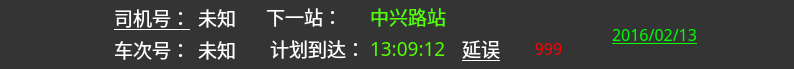
   <widget class="QFrame" name="frame_top">
    <property name="geometry">
     <rect>
      <x>2</x>
      <y>1</y>
      <width>794</width>
      <height>69</height>
     </rect>
    </property>
    <property name="palette">
     <palette>
      <active>
       <colorrole role="WindowText">
        <brush brushstyle="SolidPattern">
         <color alpha="255">
          <red>255</red>
          <green>255</green>
          <blue>255</blue>
         </color>
        </brush>
       </colorrole>
       <colorrole role="Button">
        <brush brushstyle="SolidPattern">
         <color alpha="255">
          <red>52</red>
          <green>52</green>
          <blue>52</blue>
         </color>
        </brush>
       </colorrole>
       <colorrole role="Light">
        <brush brushstyle="SolidPattern">
         <color alpha="255">
          <red>78</red>
          <green>78</green>
          <blue>78</blue>
         </color>
        </brush>
       </colorrole>
       <colorrole role="Midlight">
        <brush brushstyle="SolidPattern">
         <color alpha="255">
          <red>65</red>
          <green>65</green>
          <blue>65</blue>
         </color>
        </brush>
       </colorrole>
       <colorrole role="Dark">
        <brush brushstyle="SolidPattern">
         <color alpha="255">
          <red>26</red>
          <green>26</green>
          <blue>26</blue>
         </color>
        </brush>
       </colorrole>
       <colorrole role="Mid">
        <brush brushstyle="SolidPattern">
         <color alpha="255">
          <red>34</red>
          <green>34</green>
          <blue>34</blue>
         </color>
        </brush>
       </colorrole>
       <colorrole role="Text">
        <brush brushstyle="SolidPattern">
         <color alpha="255">
          <red>255</red>
          <green>255</green>
          <blue>255</blue>
         </color>
        </brush>
       </colorrole>
       <colorrole role="BrightText">
        <brush brushstyle="SolidPattern">
         <color alpha="255">
          <red>255</red>
          <green>255</green>
          <blue>255</blue>
         </color>
        </brush>
       </colorrole>
       <colorrole role="ButtonText">
        <brush brushstyle="SolidPattern">
         <color alpha="255">
          <red>255</red>
          <green>255</green>
          <blue>255</blue>
         </color>
        </brush>
       </colorrole>
       <colorrole role="Base">
        <brush brushstyle="SolidPattern">
         <color alpha="255">
          <red>0</red>
          <green>0</green>
          <blue>0</blue>
         </color>
        </brush>
       </colorrole>
       <colorrole role="Window">
        <brush brushstyle="SolidPattern">
         <color alpha="255">
          <red>52</red>
          <green>52</green>
          <blue>52</blue>
         </color>
        </brush>
       </colorrole>
       <colorrole role="Shadow">
        <brush brushstyle="SolidPattern">
         <color alpha="255">
          <red>0</red>
          <green>0</green>
          <blue>0</blue>
         </color>
        </brush>
       </colorrole>
       <colorrole role="AlternateBase">
        <brush brushstyle="SolidPattern">
         <color alpha="255">
          <red>26</red>
          <green>26</green>
          <blue>26</blue>
         </color>
        </brush>
       </colorrole>
       <colorrole role="ToolTipBase">
        <brush brushstyle="SolidPattern">
         <color alpha="255">
          <red>255</red>
          <green>255</green>
          <blue>220</blue>
         </color>
        </brush>
       </colorrole>
       <colorrole role="ToolTipText">
        <brush brushstyle="SolidPattern">
         <color alpha="255">
          <red>0</red>
          <green>0</green>
          <blue>0</blue>
         </color>
        </brush>
       </colorrole>
      </active>
      <inactive>
       <colorrole role="WindowText">
        <brush brushstyle="SolidPattern">
         <color alpha="255">
          <red>255</red>
          <green>255</green>
          <blue>255</blue>
         </color>
        </brush>
       </colorrole>
       <colorrole role="Button">
        <brush brushstyle="SolidPattern">
         <color alpha="255">
          <red>52</red>
          <green>52</green>
          <blue>52</blue>
         </color>
        </brush>
       </colorrole>
       <colorrole role="Light">
        <brush brushstyle="SolidPattern">
         <color alpha="255">
          <red>78</red>
          <green>78</green>
          <blue>78</blue>
         </color>
        </brush>
       </colorrole>
       <colorrole role="Midlight">
        <brush brushstyle="SolidPattern">
         <color alpha="255">
          <red>65</red>
          <green>65</green>
          <blue>65</blue>
         </color>
        </brush>
       </colorrole>
       <colorrole role="Dark">
        <brush brushstyle="SolidPattern">
         <color alpha="255">
          <red>26</red>
          <green>26</green>
          <blue>26</blue>
         </color>
        </brush>
       </colorrole>
       <colorrole role="Mid">
        <brush brushstyle="SolidPattern">
         <color alpha="255">
          <red>34</red>
          <green>34</green>
          <blue>34</blue>
         </color>
        </brush>
       </colorrole>
       <colorrole role="Text">
        <brush brushstyle="SolidPattern">
         <color alpha="255">
          <red>255</red>
          <green>255</green>
          <blue>255</blue>
         </color>
        </brush>
       </colorrole>
       <colorrole role="BrightText">
        <brush brushstyle="SolidPattern">
         <color alpha="255">
          <red>255</red>
          <green>255</green>
          <blue>255</blue>
         </color>
        </brush>
       </colorrole>
       <colorrole role="ButtonText">
        <brush brushstyle="SolidPattern">
         <color alpha="255">
          <red>255</red>
          <green>255</green>
          <blue>255</blue>
         </color>
        </brush>
       </colorrole>
       <colorrole role="Base">
        <brush brushstyle="SolidPattern">
         <color alpha="255">
          <red>0</red>
          <green>0</green>
          <blue>0</blue>
         </color>
        </brush>
       </colorrole>
       <colorrole role="Window">
        <brush brushstyle="SolidPattern">
         <color alpha="255">
          <red>52</red>
          <green>52</green>
          <blue>52</blue>
         </color>
        </brush>
       </colorrole>
       <colorrole role="Shadow">
        <brush brushstyle="SolidPattern">
         <color alpha="255">
          <red>0</red>
          <green>0</green>
          <blue>0</blue>
         </color>
        </brush>
       </colorrole>
       <colorrole role="AlternateBase">
        <brush brushstyle="SolidPattern">
         <color alpha="255">
          <red>26</red>
          <green>26</green>
          <blue>26</blue>
         </color>
        </brush>
       </colorrole>
       <colorrole role="ToolTipBase">
        <brush brushstyle="SolidPattern">
         <color alpha="255">
          <red>255</red>
          <green>255</green>
          <blue>220</blue>
         </color>
        </brush>
       </colorrole>
       <colorrole role="ToolTipText">
        <brush brushstyle="SolidPattern">
         <color alpha="255">
          <red>0</red>
          <green>0</green>
          <blue>0</blue>
         </color>
        </brush>
       </colorrole>
      </inactive>
      <disabled>
       <colorrole role="WindowText">
        <brush brushstyle="SolidPattern">
         <color alpha="255">
          <red>26</red>
          <green>26</green>
          <blue>26</blue>
         </color>
        </brush>
       </colorrole>
       <colorrole role="Button">
        <brush brushstyle="SolidPattern">
         <color alpha="255">
          <red>52</red>
          <green>52</green>
          <blue>52</blue>
         </color>
        </brush>
       </colorrole>
       <colorrole role="Light">
        <brush brushstyle="SolidPattern">
         <color alpha="255">
          <red>78</red>
          <green>78</green>
          <blue>78</blue>
         </color>
        </brush>
       </colorrole>
       <colorrole role="Midlight">
        <brush brushstyle="SolidPattern">
         <color alpha="255">
          <red>65</red>
          <green>65</green>
          <blue>65</blue>
         </color>
        </brush>
       </colorrole>
       <colorrole role="Dark">
        <brush brushstyle="SolidPattern">
         <color alpha="255">
          <red>26</red>
          <green>26</green>
          <blue>26</blue>
         </color>
        </brush>
       </colorrole>
       <colorrole role="Mid">
        <brush brushstyle="SolidPattern">
         <color alpha="255">
          <red>34</red>
          <green>34</green>
          <blue>34</blue>
         </color>
        </brush>
       </colorrole>
       <colorrole role="Text">
        <brush brushstyle="SolidPattern">
         <color alpha="255">
          <red>26</red>
          <green>26</green>
          <blue>26</blue>
         </color>
        </brush>
       </colorrole>
       <colorrole role="BrightText">
        <brush brushstyle="SolidPattern">
         <color alpha="255">
          <red>255</red>
          <green>255</green>
          <blue>255</blue>
         </color>
        </brush>
       </colorrole>
       <colorrole role="ButtonText">
        <brush brushstyle="SolidPattern">
         <color alpha="255">
          <red>26</red>
          <green>26</green>
          <blue>26</blue>
         </color>
        </brush>
       </colorrole>
       <colorrole role="Base">
        <brush brushstyle="SolidPattern">
         <color alpha="255">
          <red>52</red>
          <green>52</green>
          <blue>52</blue>
         </color>
        </brush>
       </colorrole>
       <colorrole role="Window">
        <brush brushstyle="SolidPattern">
         <color alpha="255">
          <red>52</red>
          <green>52</green>
          <blue>52</blue>
         </color>
        </brush>
       </colorrole>
       <colorrole role="Shadow">
        <brush brushstyle="SolidPattern">
         <color alpha="255">
          <red>0</red>
          <green>0</green>
          <blue>0</blue>
         </color>
        </brush>
       </colorrole>
       <colorrole role="AlternateBase">
        <brush brushstyle="SolidPattern">
         <color alpha="255">
          <red>52</red>
          <green>52</green>
          <blue>52</blue>
         </color>
        </brush>
       </colorrole>
       <colorrole role="ToolTipBase">
        <brush brushstyle="SolidPattern">
         <color alpha="255">
          <red>255</red>
          <green>255</green>
          <blue>220</blue>
         </color>
        </brush>
       </colorrole>
       <colorrole role="ToolTipText">
        <brush brushstyle="SolidPattern">
         <color alpha="255">
          <red>0</red>
          <green>0</green>
          <blue>0</blue>
         </color>
        </brush>
       </colorrole>
      </disabled>
     </palette>
    </property>
    <property name="autoFillBackground">
     <bool>true</bool>
    </property>
    <property name="frameShape">
     <enum>QFrame::Panel</enum>
    </property>
    <property name="frameShadow">
     <enum>QFrame::Plain</enum>
    </property>
    <property name="lineWidth">
     <number>0</number>
    </property>
    <widget class="QLabel" name="pic_namelogo">
     <property name="geometry">
      <rect>
       <x>4</x>
       <y>8</y>
       <width>48</width>
       <height>48</height>
      </rect>
     </property>
     <property name="text">
      <string/>
     </property>
     <property name="pixmap">
      <pixmap>res/Casco_Logo_48.png</pixmap>
     </property>
     <property name="scaledContents">
      <bool>true</bool>
     </property>
     <property name="wordWrap">
      <bool>false</bool>
     </property>
    </widget>
    <widget class="QLabel" name="lbl_namedriverid">
     <property name="geometry">
      <rect>
       <x>114</x>
       <y>2</y>
       <width>77</width>
       <height>31</height>
      </rect>
     </property>
     <property name="font">
      <font>
       <family>微软雅黑</family>
       <pointsize>14</pointsize>
       <underline>true</underline>
      </font>
     </property>
     <property name="text">
      <string>司机号：</string>
     </property>
     <property name="scaledContents">
      <bool>false</bool>
     </property>
    </widget>
    <widget class="QLabel" name="lbl_nameserviceid">
     <property name="geometry">
      <rect>
       <x>114</x>
       <y>34</y>
       <width>75</width>
       <height>31</height>
      </rect>
     </property>
     <property name="font">
      <font>
       <family>微软雅黑</family>
       <pointsize>14</pointsize>
      </font>
     </property>
     <property name="text">
      <string>车次号：</string>
     </property>
     <property name="scaledContents">
      <bool>false</bool>
     </property>
    </widget>
    <widget class="QLabel" name="lbl_serviceid">
     <property name="geometry">
      <rect>
       <x>198</x>
       <y>34</y>
       <width>65</width>
       <height>31</height>
      </rect>
     </property>
     <property name="font">
      <font>
       <family>Sans</family>
       <pointsize>14</pointsize>
      </font>
     </property>
     <property name="text">
      <string>未知</string>
     </property>
     <property name="scaledContents">
      <bool>false</bool>
     </property>
    </widget>
    <widget class="QLabel" name="pic_key">
     <property name="geometry">
      <rect>
       <x>60</x>
       <y>8</y>
       <width>48</width>
       <height>48</height>
      </rect>
     </property>
     <property name="text">
      <string/>
     </property>
     <property name="pixmap">
      <pixmap>res/key.png</pixmap>
     </property>
     <property name="scaledContents">
      <bool>true</bool>
     </property>
     <property name="wordWrap">
      <bool>false</bool>
     </property>
    </widget>
    <widget class="QLabel" name="lbl_driverid">
     <property name="geometry">
      <rect>
       <x>198</x>
       <y>2</y>
       <width>67</width>
       <height>31</height>
      </rect>
     </property>
     <property name="font">
      <font>
       <family>微软雅黑</family>
       <pointsize>14</pointsize>
      </font>
     </property>
     <property name="text">
      <string>未知</string>
     </property>
     <property name="scaledContents">
      <bool>false</bool>
     </property>
    </widget>
    <widget class="QLabel" name="lbl_date">
     <property name="geometry">
      <rect>
       <x>586</x>
       <y>6</y>
       <width>137</width>
       <height>57</height>
      </rect>
     </property>
     <property name="palette">
      <palette>
       <active>
        <colorrole role="WindowText">
         <brush brushstyle="SolidPattern">
          <color alpha="255">
           <red>0</red>
           <green>255</green>
           <blue>0</blue>
          </color>
         </brush>
        </colorrole>
       </active>
       <inactive>
        <colorrole role="WindowText">
         <brush brushstyle="SolidPattern">
          <color alpha="255">
           <red>0</red>
           <green>255</green>
           <blue>0</blue>
          </color>
         </brush>
        </colorrole>
       </inactive>
       <disabled>
        <colorrole role="WindowText">
         <brush brushstyle="SolidPattern">
          <color alpha="255">
           <red>26</red>
           <green>26</green>
           <blue>26</blue>
          </color>
         </brush>
        </colorrole>
       </disabled>
      </palette>
     </property>
     <property name="font">
      <font>
       <family>Sans</family>
       <pointsize>12</pointsize>
       <underline>true</underline>
      </font>
     </property>
     <property name="text">
      <string>2016/02/13</string>
     </property>
     <property name="scaledContents">
      <bool>false</bool>
     </property>
     <property name="alignment">
      <set>Qt::AlignCenter</set>
     </property>
    </widget>
    <widget class="QLabel" name="lbl_nextstaid">
     <property name="geometry">
      <rect>
       <x>370</x>
       <y>0</y>
       <width>211</width>
       <height>32</height>
      </rect>
     </property>
     <property name="palette">
      <palette>
       <active>
        <colorrole role="WindowText">
         <brush brushstyle="SolidPattern">
          <color alpha="255">
           <red>85</red>
           <green>255</green>
           <blue>0</blue>
          </color>
         </brush>
        </colorrole>
       </active>
       <inactive>
        <colorrole role="WindowText">
         <brush brushstyle="SolidPattern">
          <color alpha="255">
           <red>85</red>
           <green>255</green>
           <blue>0</blue>
          </color>
         </brush>
        </colorrole>
       </inactive>
       <disabled>
        <colorrole role="WindowText">
         <brush brushstyle="SolidPattern">
          <color alpha="255">
           <red>25</red>
           <green>25</green>
           <blue>25</blue>
          </color>
         </brush>
        </colorrole>
       </disabled>
      </palette>
     </property>
     <property name="font">
      <font>
       <family>Sans</family>
       <pointsize>14</pointsize>
      </font>
     </property>
     <property name="text">
      <string>中兴路站</string>
     </property>
    </widget>
    <widget class="QLabel" name="lbl_namenextstaid">
     <property name="geometry">
      <rect>
       <x>266</x>
       <y>0</y>
       <width>74</width>
       <height>32</height>
      </rect>
     </property>
     <property name="palette">
      <palette>
       <active>
        <colorrole role="WindowText">
         <brush brushstyle="SolidPattern">
          <color alpha="255">
           <red>255</red>
           <green>255</green>
           <blue>255</blue>
          </color>
         </brush>
        </colorrole>
       </active>
       <inactive>
        <colorrole role="WindowText">
         <brush brushstyle="SolidPattern">
          <color alpha="255">
           <red>255</red>
           <green>255</green>
           <blue>255</blue>
          </color>
         </brush>
        </colorrole>
       </inactive>
       <disabled>
        <colorrole role="WindowText">
         <brush brushstyle="SolidPattern">
          <color alpha="255">
           <red>25</red>
           <green>25</green>
           <blue>25</blue>
          </color>
         </brush>
        </colorrole>
       </disabled>
      </palette>
     </property>
     <property name="font">
      <font>
       <family>微软雅黑</family>
       <pointsize>14</pointsize>
      </font>
     </property>
     <property name="text">
      <string>下一站：</string>
     </property>
    </widget>
    <widget class="QLabel" name="lbl_arrtime">
     <property name="geometry">
      <rect>
       <x>370</x>
       <y>32</y>
       <width>89</width>
       <height>32</height>
      </rect>
     </property>
     <property name="palette">
      <palette>
       <active>
        <colorrole role="WindowText">
         <brush brushstyle="SolidPattern">
          <color alpha="255">
           <red>85</red>
           <green>255</green>
           <blue>0</blue>
          </color>
         </brush>
        </colorrole>
       </active>
       <inactive>
        <colorrole role="WindowText">
         <brush brushstyle="SolidPattern">
          <color alpha="255">
           <red>85</red>
           <green>255</green>
           <blue>0</blue>
          </color>
         </brush>
        </colorrole>
       </inactive>
       <disabled>
        <colorrole role="WindowText">
         <brush brushstyle="SolidPattern">
          <color alpha="255">
           <red>25</red>
           <green>25</green>
           <blue>25</blue>
          </color>
         </brush>
        </colorrole>
       </disabled>
      </palette>
     </property>
     <property name="font">
      <font>
       <family>Sans</family>
       <pointsize>14</pointsize>
      </font>
     </property>
     <property name="text">
      <string>13:09:12</string>
     </property>
    </widget>
    <widget class="QLabel" name="lbl_namearrtime">
     <property name="geometry">
      <rect>
       <x>270</x>
       <y>32</y>
       <width>97</width>
       <height>32</height>
      </rect>
     </property>
     <property name="palette">
      <palette>
       <active>
        <colorrole role="WindowText">
         <brush brushstyle="SolidPattern">
          <color alpha="255">
           <red>255</red>
           <green>255</green>
           <blue>255</blue>
          </color>
         </brush>
        </colorrole>
       </active>
       <inactive>
        <colorrole role="WindowText">
         <brush brushstyle="SolidPattern">
          <color alpha="255">
           <red>255</red>
           <green>255</green>
           <blue>255</blue>
          </color>
         </brush>
        </colorrole>
       </inactive>
       <disabled>
        <colorrole role="WindowText">
         <brush brushstyle="SolidPattern">
          <color alpha="255">
           <red>25</red>
           <green>25</green>
           <blue>25</blue>
          </color>
         </brush>
        </colorrole>
       </disabled>
      </palette>
     </property>
     <property name="font">
      <font>
       <family>微软雅黑</family>
       <pointsize>14</pointsize>
       <underline>false</underline>
      </font>
     </property>
     <property name="text">
      <string>计划到达：</string>
     </property>
    </widget>
    <widget class="QLabel" name="lbl_namedelay">
     <property name="geometry">
      <rect>
       <x>462</x>
       <y>32</y>
       <width>45</width>
       <height>32</height>
      </rect>
     </property>
     <property name="palette">
      <palette>
       <active>
        <colorrole role="WindowText">
         <brush brushstyle="SolidPattern">
          <color alpha="255">
           <red>255</red>
           <green>255</green>
           <blue>255</blue>
          </color>
         </brush>
        </colorrole>
       </active>
       <inactive>
        <colorrole role="WindowText">
         <brush brushstyle="SolidPattern">
          <color alpha="255">
           <red>255</red>
           <green>255</green>
           <blue>255</blue>
          </color>
         </brush>
        </colorrole>
       </inactive>
       <disabled>
        <colorrole role="WindowText">
         <brush brushstyle="SolidPattern">
          <color alpha="255">
           <red>25</red>
           <green>25</green>
           <blue>25</blue>
          </color>
         </brush>
        </colorrole>
       </disabled>
      </palette>
     </property>
     <property name="font">
      <font>
       <family>微软雅黑</family>
       <pointsize>14</pointsize>
       <underline>true</underline>
      </font>
     </property>
     <property name="text">
      <string>延误</string>
     </property>
    </widget>
    <widget class="QLabel" name="lbl_delay">
     <property name="geometry">
      <rect>
       <x>504</x>
       <y>32</y>
       <width>89</width>
       <height>32</height>
      </rect>
     </property>
     <property name="palette">
      <palette>
       <active>
        <colorrole role="WindowText">
         <brush brushstyle="SolidPattern">
          <color alpha="255">
           <red>255</red>
           <green>0</green>
           <blue>0</blue>
          </color>
         </brush>
        </colorrole>
       </active>
       <inactive>
        <colorrole role="WindowText">
         <brush brushstyle="SolidPattern">
          <color alpha="255">
           <red>255</red>
           <green>0</green>
           <blue>0</blue>
          </color>
         </brush>
        </colorrole>
       </inactive>
       <disabled>
        <colorrole role="WindowText">
         <brush brushstyle="SolidPattern">
          <color alpha="255">
           <red>25</red>
           <green>25</green>
           <blue>25</blue>
          </color>
         </brush>
        </colorrole>
       </disabled>
      </palette>
     </property>
     <property name="font">
      <font>
       <family>Sans</family>
       <pointsize>12</pointsize>
       <underline>false</underline>
      </font>
     </property>
     <property name="text">
      <string>999</string>
     </property>
     <property name="alignment">
      <set>Qt::AlignCenter</set>
     </property>
    </widget>
    <widget class="QLabel" name="btn_mute">
     <property name="geometry">
      <rect>
       <x>728</x>
       <y>2</y>
       <width>64</width>
       <height>64</height>
      </rect>
     </property>
     <property name="autoFillBackground">
      <bool>true</bool>
     </property>
     <property name="text">
      <string/>
     </property>
     <property name="pixmap">
      <pixmap>res/Sound.png</pixmap>
     </property>
     <property name="scaledContents">
      <bool>true</bool>
     </property>
     <property name="wordWrap">
      <bool>false</bool>
     </property>
    </widget>
   </widget>
